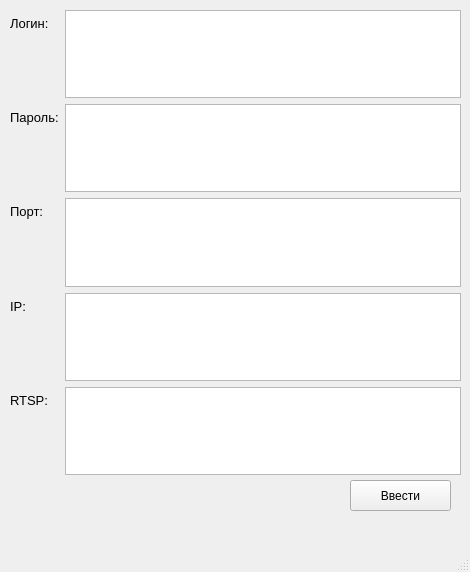
<?xml version="1.0" encoding="UTF-8"?>
<ui version="4.0">
 <class>MainWindow</class>
 <widget class="QMainWindow" name="MainWindow">
  <property name="geometry">
   <rect>
    <x>0</x>
    <y>0</y>
    <width>470</width>
    <height>572</height>
   </rect>
  </property>
  <property name="windowTitle">
   <string>MainWindow</string>
  </property>
  <widget class="QWidget" name="centralwidget">
   <widget class="QWidget" name="formLayoutWidget">
    <property name="geometry">
     <rect>
      <x>10</x>
      <y>10</y>
      <width>451</width>
      <height>465</height>
     </rect>
    </property>
    <layout class="QFormLayout" name="formLayout">
     <item row="0" column="0">
      <widget class="QLabel" name="label">
       <property name="font">
        <font>
         <pointsize>10</pointsize>
        </font>
       </property>
       <property name="text">
        <string>Логин:</string>
       </property>
      </widget>
     </item>
     <item row="0" column="1">
      <widget class="QTextEdit" name="textEdit"/>
     </item>
     <item row="1" column="0">
      <widget class="QLabel" name="label_2">
       <property name="font">
        <font>
         <pointsize>10</pointsize>
        </font>
       </property>
       <property name="text">
        <string>Пароль:</string>
       </property>
      </widget>
     </item>
     <item row="1" column="1">
      <widget class="QTextEdit" name="textEdit_2"/>
     </item>
     <item row="2" column="1">
      <widget class="QTextEdit" name="textEdit_3"/>
     </item>
     <item row="3" column="1">
      <widget class="QTextEdit" name="textEdit_4"/>
     </item>
     <item row="2" column="0">
      <widget class="QLabel" name="label_3">
       <property name="font">
        <font>
         <pointsize>10</pointsize>
        </font>
       </property>
       <property name="text">
        <string>Порт:</string>
       </property>
      </widget>
     </item>
     <item row="3" column="0">
      <widget class="QLabel" name="label_4">
       <property name="font">
        <font>
         <pointsize>10</pointsize>
        </font>
       </property>
       <property name="text">
        <string>IP:</string>
       </property>
      </widget>
     </item>
     <item row="4" column="1">
      <widget class="QTextEdit" name="textEdit_5"/>
     </item>
     <item row="4" column="0">
      <widget class="QLabel" name="label_5">
       <property name="font">
        <font>
         <pointsize>10</pointsize>
        </font>
       </property>
       <property name="text">
        <string>RTSP:</string>
       </property>
      </widget>
     </item>
    </layout>
   </widget>
   <widget class="QPushButton" name="pushButton">
    <property name="geometry">
     <rect>
      <x>350</x>
      <y>480</y>
      <width>101</width>
      <height>31</height>
     </rect>
    </property>
    <property name="text">
     <string>Ввести</string>
    </property>
   </widget>
  </widget>
  <widget class="QMenuBar" name="menubar">
   <property name="geometry">
    <rect>
     <x>0</x>
     <y>0</y>
     <width>470</width>
     <height>26</height>
    </rect>
   </property>
  </widget>
  <widget class="QStatusBar" name="statusbar"/>
 </widget>
 <resources/>
 <connections/>
</ui>
